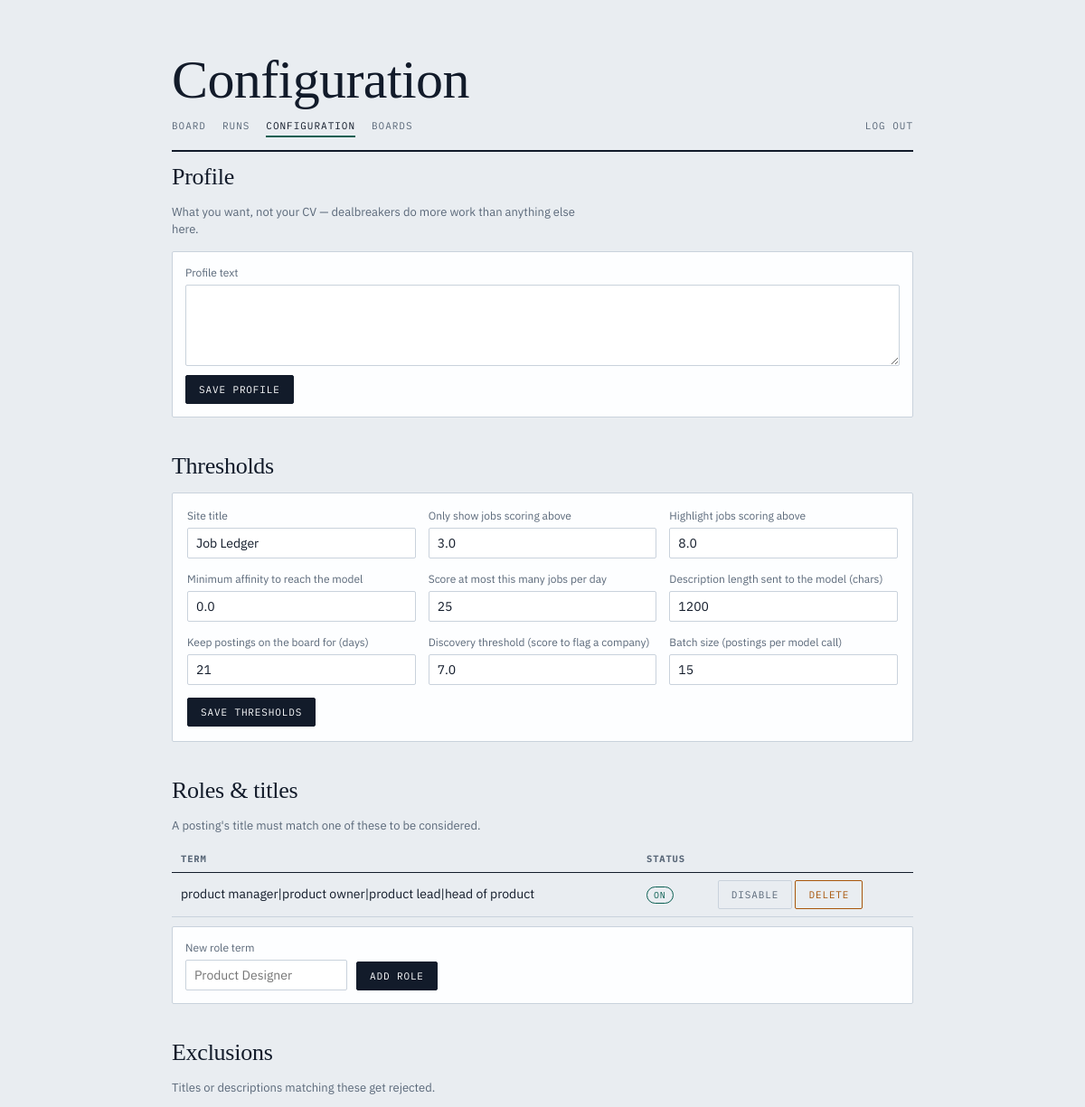
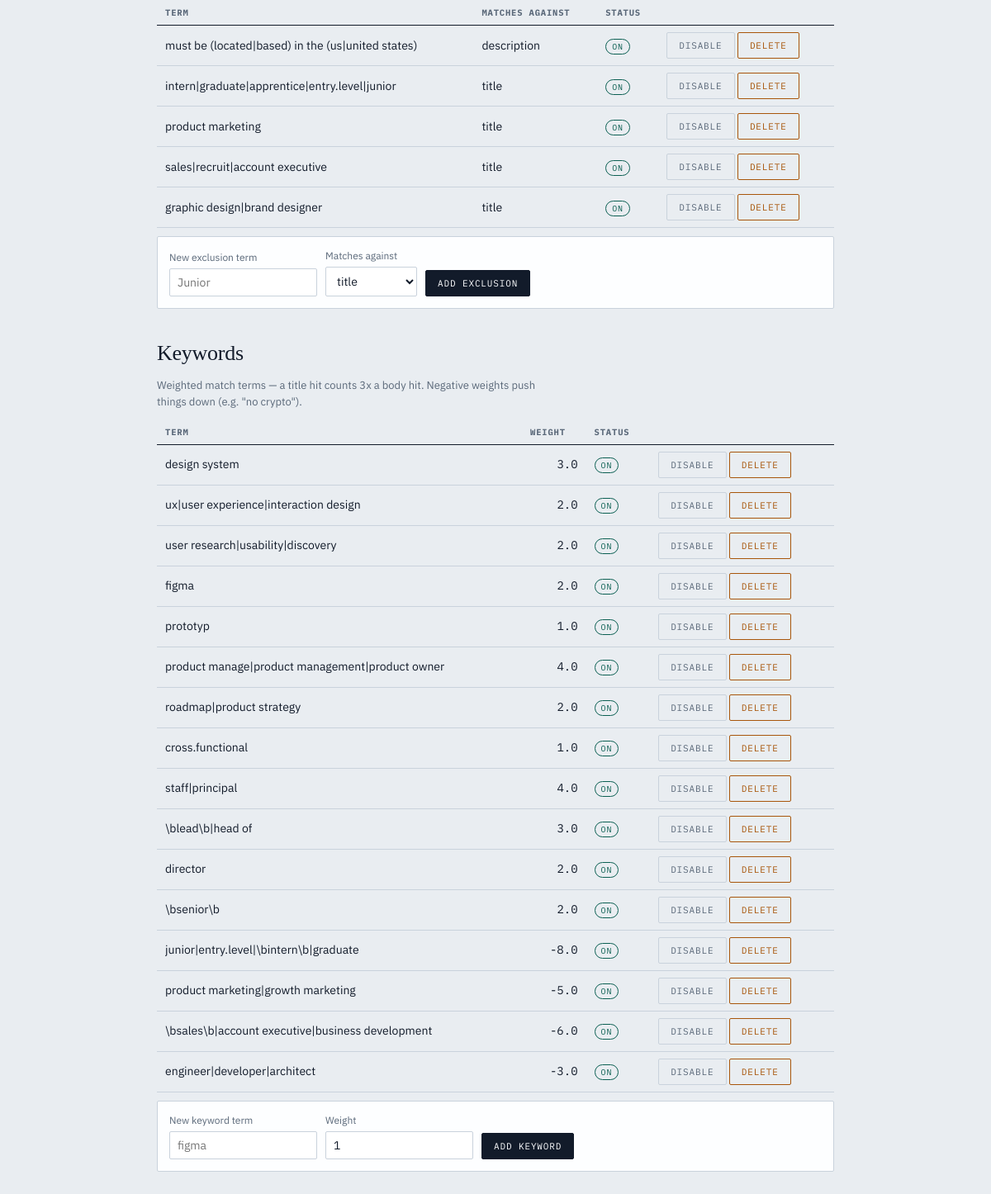
The app's page /config (signed in) with its own data (2 pictures, top to bottom).
### tables this page shows
CREATE TABLE settings (
    id                  INTEGER PRIMARY KEY CHECK (id = 1),
    profile_text        TEXT NOT NULL DEFAULT '',
    site_title          TEXT NOT NULL DEFAULT 'Job Ledger',
    display_threshold   REAL NOT NULL DEFAULT 5.0,
    highlight_threshold REAL NOT NULL DEFAULT 8.0,
    min_affinity        REAL NOT NULL DEFAULT 0.0,
    max_to_model         INTEGER NOT NULL DEFAULT 25,
    description_chars   INTEGER NOT NULL DEFAULT 1200,
    retain_days         INTEGER NOT NULL DEFAULT 21,
    discovery_threshold REAL NOT NULL DEFAULT 7.0,
    batch_size          INTEGER NOT NULL DEFAULT 15,
    title_boost         REAL NOT NULL DEFAULT 3.0,
    polite_delay        REAL NOT NULL DEFAULT 1.0
);

CREATE TABLE roles (
    id      INTEGER PRIMARY KEY AUTOINCREMENT,
    term    TEXT NOT NULL,
    enabled INTEGER NOT NULL DEFAULT 1
);

CREATE TABLE exclusions (
    id      INTEGER PRIMARY KEY AUTOINCREMENT,
    term    TEXT NOT NULL,
    scope   TEXT NOT NULL DEFAULT 'title' CHECK (scope IN ('title', 'description')),
    enabled INTEGER NOT NULL DEFAULT 1
);

CREATE TABLE keywords (
    id      INTEGER PRIMARY KEY AUTOINCREMENT,
    term    TEXT NOT NULL,
    weight  REAL NOT NULL,
    enabled INTEGER NOT NULL DEFAULT 1
);

### web.py (the view)
@app.get("/config", response_class=HTMLResponse)
def config_page(request: Request):
    with db.connect() as conn:
        db.init_schema(conn)
        settings = db.get_settings(conn)
        roles = db.list_roles(conn)
        exclusions = db.list_exclusions(conn)
        keywords = db.list_keywords(conn)
    return templates.TemplateResponse(request, "config.html", {
        "active": "config",
        "settings": settings, "roles": roles, "exclusions": exclusions, "keywords": keywords,
        "profile_env_set": bool(os.environ.get("PROFILE")),
        **flash_ctx(request),
    })

### templates/config.html (shortened to what this page needs)
{% extends "base.html" %}
{% block h1 %}Configuration{% endblock %}
{% block content %}
<h2 class="section">Profile</h2>
<p class="hint">What you want, not your CV — dealbreakers do more work than
anything else here. </p>
<form class="row-form" method="post" action="/config/settings" style="display:block">
  <label style="width:100%">Profile text
    <textarea name="profile_text" style="width:100%">{{ settings.profile_text }}</textarea>
  </label>
  <div style="margin-top:10px"><button type="submit">Save profile</button></div>
</form>
<h2 class="section">Thresholds</h2>
<form class="settings-form" method="post" action="/config/settings">
  <label>Site title
    <input type="text" name="site_title" value="{{ settings.site_title }}">
  </label>
  <label>Only show jobs scoring above
    <input type="number" step="0.5" name="display_threshold" value="{{ settings.display_threshold }}">
  </label>
  <label>Highlight jobs scoring above
    <input type="number" step="0.5" name="highlight_threshold" value="{{ settings.highlight_threshold }}">
  </label>
  <label>Minimum affinity to reach the model
    <input type="number" step="0.5" name="min_affinity" value="{{ settings.min_affinity }}">
  </label>
  <label>Score at most this many jobs per day
    <input type="number" step="1" name="max_to_model" value="{{ settings.max_to_model }}">
  </label>
  <label>Description length sent to the model (chars)
    <input type="number" step="100" name="description_chars" value="{{ settings.description_chars }}">
  </label>
  <label>Keep postings on the board for (days)
    <input type="number" step="1" name="retain_days" value="{{ settings.retain_days }}">
  </label>
  <label>Discovery threshold (score to flag a company)
    <input type="number" step="0.5" name="discovery_threshold" value="{{ settings.discovery_threshold }}">
  </label>
  <label>Batch size (postings per model call)
    <input type="number" step="1" name="batch_size" value="{{ settings.batch_size }}">
  </label>
  <div style="align-self:flex-end"><button type="submit">Save thresholds</button></div>
</form>
<h2 class="section">Roles &amp; titles</h2>
<p class="hint">A posting's title must match one of these to be considered.</p>
<table class="grid">
  <tr><th>term</th><th>status</th><th></th></tr>
  {% for r in roles %}
  <tr>
    <td>{{ r.term }}</td>
    <td><span class="pill {{ 'on' if r.enabled else 'off' }}">{{ 'on' if r.enabled else 'off' }}</span></td>
    <td>
      <form class="inline" method="post" action="/roles/{{ r.id }}/toggle">
        <button class="ghost" type="submit">{{ 'disable' if r.enabled else 'enable' }}</button>
      </form>
      <form class="inline" method="post" action="/roles/{{ r.id }}/delete">
        <button class="danger" type="submit">delete</button>
      </form>
    </td>
  </tr>
  {% endfor %}
</table>
<form class="row-form" method="post" action="/roles/add">
  <label>New role term<input type="text" name="term" placeholder="Product Designer" required></label>
  <button type="submit">Add role</button>
</form>
<h2 class="section">Exclusions</h2>
<p class="hint">Titles or descriptions matching these get rejected.</p>
<table class="grid">
  <tr><th>term</th><th>matches against</th><th>status</th><th></th></tr>
  {% for e in exclusions %}
  <tr>
    <td>{{ e.term }}</td>
    <td>{{ e.scope }}</td>
    <td><span class="pill {{ 'on' if e.enabled else 'off' }}">{{ 'on' if e.enabled else 'off' }}</span></td>
    <td>
      <form class="inline" method="post" action="/exclusions/{{ e.id }}/toggle">
        <button class="ghost" type="submit">{{ 'disable' if e.enabled else 'enable' }}</button>
      </form>
      <form class="inline" method="post" action="/exclusions/{{ e.id }}/delete">
        <button class="danger" type="submit">delete</button>
      </form>
    </td>
  </tr>
  {% endfor %}
</table>
<form class="row-form" method="post" action="/exclusions/add">
  <label>New exclusion term<input type="text" name="term" placeholder="Junior" required></label>
  <label>Matches against
    <select name="scope">
      <option value="title">title</option>
    </select>
  </label>
  <button type="submit">Add exclusion</button>
</form>
<h2 class="section">Keywords</h2>
<p class="hint">Weighted match terms — a title hit counts {{ '%g'|format(settings.title_boost) }}x a body hit.
Negative weights push things down (e.g. "no crypto").</p>
<table class="grid">
  <tr><th>term</th><th>weight</th><th>status</th><th></th></tr>
  {% for k in keywords %}
  <tr>
    <td>{{ k.term }}</td>
    <td class="num">{{ k.weight }}</td>
    <td><span class="pill {{ 'on' if k.enabled else 'off' }}">{{ 'on' if k.enabled else 'off' }}</span></td>
    <td>
      <form class="inline" method="post" action="/keywords/{{ k.id }}/toggle">
        <button class="ghost" type="submit">{{ 'disable' if k.enabled else 'enable' }}</button>
      </form>
      <form class="inline" method="post" action="/keywords/{{ k.id }}/delete">
        <button class="danger" type="submit">delete</button>
      </form>
    </td>
  </tr>
  {% endfor %}
</table>
<form class="row-form" method="post" action="/keywords/add">
  <label>New keyword term<input type="text" name="term" placeholder="figma" required></label>
  <label>Weight<input type="number" step="0.5" name="weight" value="1" required></label>
  <button type="submit">Add keyword</button>
</form>
{% endblock %}

### templates/base.html (shortened to what this page needs)
<!doctype html>
<html lang="en">
<head>
</head>
<body>
<div class="wrap">
<header>
  <h1>{% block h1 %}Job Ledger{% endblock %}</h1>
  <div class="nav">
    <a href="/" aria-current="{{ 'page' if active == 'board' else 'false' }}">Board</a>
    <a href="/runs" aria-current="{{ 'page' if active == 'runs' else 'false' }}">Runs</a>
    <a href="/config" aria-current="{{ 'page' if active == 'config' else 'false' }}">Configuration</a>
    <a href="/boards" aria-current="{{ 'page' if active == 'boards' else 'false' }}">Boards</a>
    <a href="/logout" style="margin-left:auto">Log out</a>
  </div>
</header>
{% block content %}{% endblock %}
</div>
</body>
</html>

### templates/base.html (style rules this page uses)
h2.section { font-family:"Instrument Serif",Georgia,serif; font-weight:400; font-size:26px; margin:34px 0 10px; letter-spacing:-.01em; }
h2.section:first-of-type { margin-top:6px }
table.grid { width:100%; border-collapse:collapse; margin-bottom:10px }
table.grid th { font-family:"IBM Plex Mono",ui-monospace,monospace; font-size:10.5px; letter-spacing:.08em; text-transform:uppercase; color:var(--soft); text-align:left; padding:6px 10px; border-bottom:1px solid var(--ink); }
table.grid td { padding:8px 10px; border-bottom:1px solid var(--rule); font-size:14px; vertical-align:middle; }
table.grid td.num { font-family:"IBM Plex Mono",ui-monospace,monospace; font-variant-numeric:tabular-nums; text-align:right; }
form.inline { display:inline }
form.row-form { display:flex; flex-wrap:wrap; gap:10px; align-items:flex-end; background:var(--card); border:1px solid var(--rule); border-radius:2px; padding:14px; margin-bottom:22px; }
form.row-form label { display:flex; flex-direction:column; gap:4px; font-size:12px; color:var(--soft) }
form.settings-form { display:grid; grid-template-columns:repeat(auto-fill,minmax(210px,1fr)); gap:14px; background:var(--card); border:1px solid var(--rule); border-radius:2px; padding:16px; margin-bottom:22px; }
form.settings-form label { display:flex; flex-direction:column; gap:4px; font-size:12px; color:var(--soft) }
input[type=text],input[type=number],textarea,select { font-family:"IBM Plex Sans",system-ui,sans-serif; font-size:14px; border:1px solid var(--rule); border-radius:2px; padding:7px 9px; background:#fff; color:var(--ink); }
textarea { font-family:"IBM Plex Mono",ui-monospace,monospace; font-size:12.5px; min-height:90px; resize:vertical }
button { font-family:"IBM Plex Mono",ui-monospace,monospace; font-size:11px; letter-spacing:.08em; text-transform:uppercase; cursor:pointer; border:1px solid var(--ink); border-radius:2px; background:var(--ink); color:var(--card); padding:8px 14px; }
button.ghost { background:transparent; color:var(--soft); border-color:var(--rule) }
button.danger { background:transparent; color:var(--fresh); border-color:var(--fresh) }
.pill { font-family:"IBM Plex Mono",ui-monospace,monospace; font-size:10px; letter-spacing:.08em; text-transform:uppercase; padding:2px 7px; border-radius:10px; border:1px solid var(--rule); color:var(--soft); }
.pill.on { color:var(--strong); border-color:var(--strong) }
.hint { color:var(--soft); font-size:13px; max-width:60ch; margin-bottom:14px }

### records on screen
settings: site_title "Job Ledger", display_threshold "3.0", highlight_threshold "8.0", min_affinity "0.0", max_to_model "25", description_chars "1200", retain_days "21", discovery_threshold "7.0", batch_size "15", title_boost "3"
roles: term "product manager|product owner|product lead|head of product", enabled "ON", enabled "DISABLE"
exclusions: term "must be (located|based) in the (us|united states)", scope "description", enabled "ON", enabled "DISABLE"
exclusions: term "intern|graduate|apprentice|entry.level|junior", scope "title", enabled "ON", enabled "DISABLE"
exclusions: term "product marketing", scope "title", enabled "ON", enabled "DISABLE"
exclusions: term "sales|recruit|account executive", scope "title", enabled "ON", enabled "DISABLE"
exclusions: term "graphic design|brand designer", scope "title", enabled "ON", enabled "DISABLE"
keywords: term "design system", weight "3.0", enabled "ON", enabled "DISABLE"
keywords: term "ux|user experience|interaction design", weight "2.0", enabled "ON", enabled "DISABLE"
keywords: term "user research|usability|discovery", weight "2.0", enabled "ON", enabled "DISABLE"
keywords: term "figma", weight "2.0", enabled "ON", enabled "DISABLE"
keywords: term "prototyp", weight "1.0", enabled "ON", enabled "DISABLE"
keywords: term "product manage|product management|product owner", weight "4.0", enabled "ON", enabled "DISABLE"
keywords: term "roadmap|product strategy", weight "2.0", enabled "ON", enabled "DISABLE"
keywords: term "cross.functional", weight "1.0", enabled "ON", enabled "DISABLE"
keywords: term "staff|principal", weight "4.0", enabled "ON", enabled "DISABLE"
keywords: term "\\blead\\b|head of", weight "3.0", enabled "ON", enabled "DISABLE"
keywords: term "director", weight "2.0", enabled "ON", enabled "DISABLE"
keywords: term "\\bsenior\\b", weight "2.0", enabled "ON", enabled "DISABLE"
keywords: term "junior|entry.level|\\bintern\\b|graduate", weight "-8.0", enabled "ON", enabled "DISABLE"
keywords: term "product marketing|growth marketing", weight "-5.0", enabled "ON", enabled "DISABLE"
keywords: term "\\bsales\\b|account executive|business development", weight "-6.0", enabled "ON", enabled "DISABLE"
keywords: term "engineer|developer|architect", weight "-3.0", enabled "ON", enabled "DISABLE"
